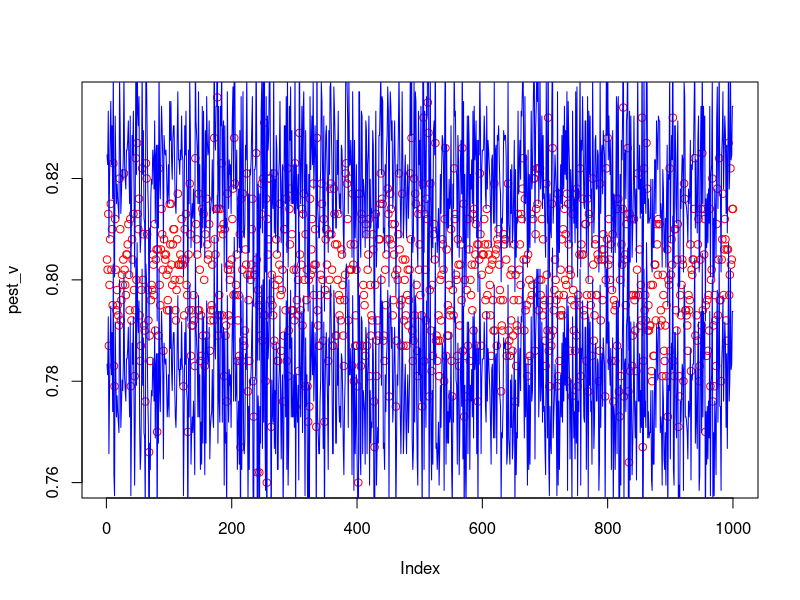
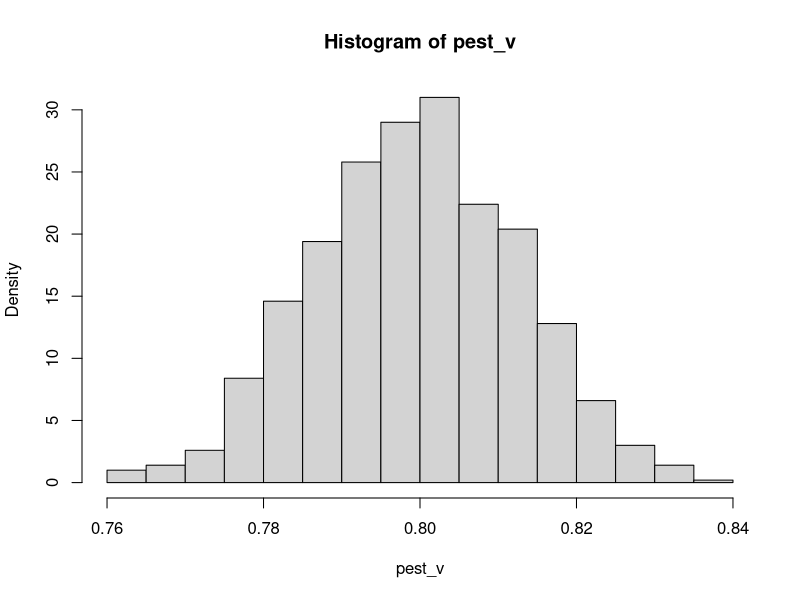
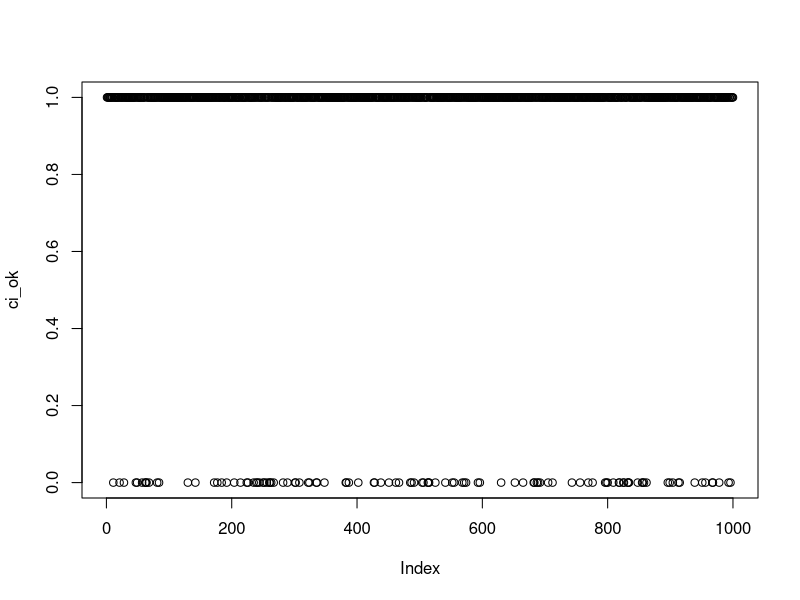
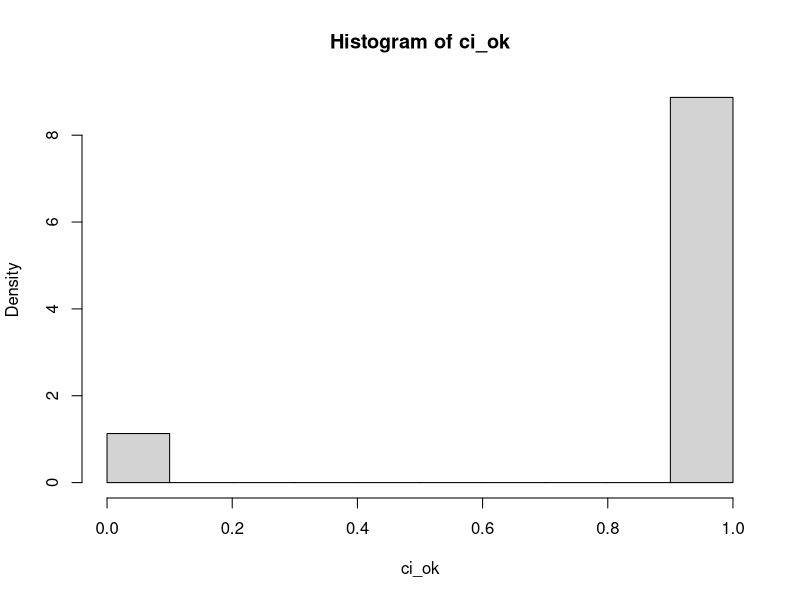

Generate these figures, in order, with R:
# This script performs a MonteCarlo simulation to
# test the CI intervals for the estimation of p
# in a Bernoulli proces


rm(list = ls())

p <- 0.8
N <- 1000
n_mc <- 1000

ci <- 0.9
  
set.seed(3)  

seeds <- round(10000*runif(n_mc,0,1))
pest_v <- vector("numeric",n_mc)
ci_ok <- vector("numeric",n_mc)
ci_low <- vector("numeric",n_mc)
ci_high <- vector("numeric",n_mc)

for(ix_mc in 1:n_mc) {
  
  set.seed(seeds[ix_mc])
  
  xc <- runif(N)
  x <- xc<p
  
  pest <-  sum(x)/N
  
  pest_v[ix_mc] <- pest
  
  a <- 1-ci
  
  ci_low[ix_mc] <- pest - qnorm(1-a/2)*sqrt(pest*(1-pest)/N)
  ci_high[ix_mc] <- pest - qnorm(a-a/2)*sqrt(pest*(1-pest)/N)
  
  if((ci_low[ix_mc] <= p) & (p <= ci_high[ix_mc])) {
    ci_ok[ix_mc] <- 1  
  } else {
    ci_ok[ix_mc] <- 0
  }
  
}

plot(pest_v,col="red")
lines(ci_low,col="blue")
lines(ci_high,col="blue")

hist(pest_v,freq = FALSE)

plot(ci_ok)

hist(ci_ok,freq = FALSE)

